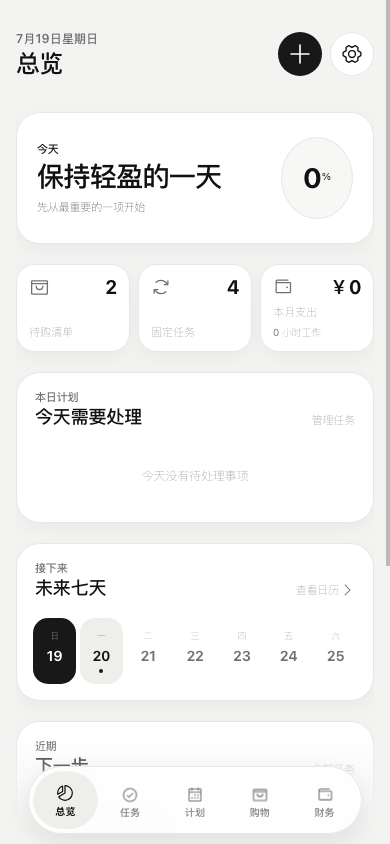
#> input picture qa/mobile-unification/00-overview-mobile.png, 390 x 844 px, given in place of 3-照片-3.jpg, which was not available
$ python make-comparisons.py
#> lines starting #> are read from the running program, lines starting #| are printed output that depends on the picture; pictures that were not available may be replaced by others from this repository, and a replacement may not be noted
from pathlib import Path

from PIL import Image, ImageDraw, ImageOps


ROOT = Path(__file__).resolve().parent
SOURCE_ROOT = Path(
    "/tmp/codex-remote-attachments/019f6aaf-6257-7fe3-8983-40abdf7de072/"
    "D631D0C3-EB3D-4E28-B314-567DA4C9029A"
)
VIEWPORT = (390, 844)


def normalize(path: Path) -> Image.Image:
    """Normalize the supplied iPhone capture without changing its proportions."""
    return ImageOps.fit(
        Image.open(path).convert("RGB"),
        VIEWPORT,
        method=Image.Resampling.LANCZOS,
        centering=(0.5, 0.5),
    )
#> returned value is the input picture: PIL image 390x844 RGB; mean R, G, B 242.6, 242.9, 242.2


def make_board(source_name: str, implementation_name: str, output_name: str) -> None:
    source = normalize(SOURCE_ROOT / source_name)
    implementation = normalize(ROOT / implementation_name)
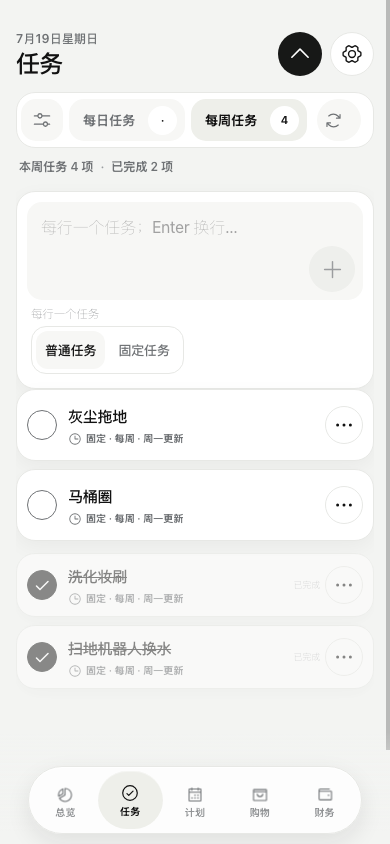
#> input picture qa/mobile-unification/01b-tasks-composer-mobile.png, 390 x 844 px
#> in normalize, returned value is the input picture: PIL image 390x844 RGB; mean R, G, B 242.3, 242.8, 241.6

    board = Image.new("RGB", (812, 886), "#E7E8E5")
    board.paste(source, (10, 32))
    board.paste(implementation, (412, 32))

    draw = ImageDraw.Draw(board)
    draw.text((10, 10), "SOURCE · iPhone capture", fill="#111111")
    draw.text((412, 10), "IMPLEMENTATION · Browser Harness 390 × 844", fill="#111111")
    board.save(ROOT / output_name, optimize=True)
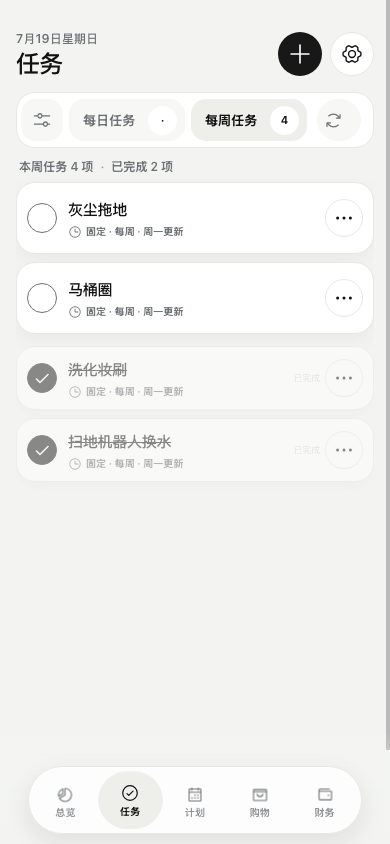
#> input picture qa/mobile-unification/01-tasks-mobile.png, 390 x 844 px, given in place of 4-照片-4.jpg, which was not available
#> in normalize, returned value is the input picture: PIL image 390x844 RGB; mean R, G, B 241.2, 241.8, 240.4
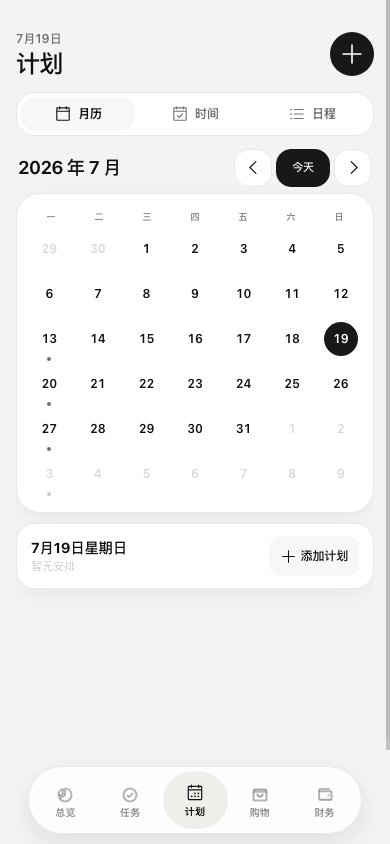
#> input picture qa/mobile-unification/02-plan-month-mobile.png, 390 x 844 px
#> in normalize, returned value is the input picture: PIL image 390x844 RGB; mean R, G, B 242.3, 242.8, 241.8
#> call 3 of make_board, with source_name = '6-照片-6.jpg', implementation_name = '05-finance-mobile.png', output_name = 'compare-finance.png'
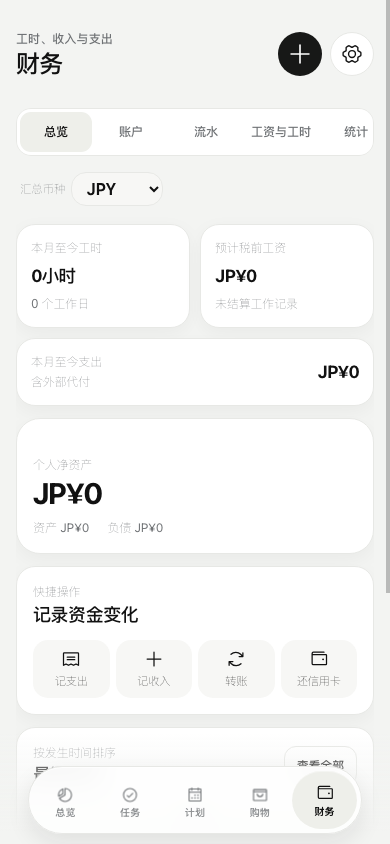
#> input picture qa/mobile-unification/05-finance-mobile.png, 390 x 844 px
#> in normalize, returned value is the input picture: PIL image 390x844 RGB; mean R, G, B 244.3, 244.8, 243.8
#> in make_board (call 3), `board.save(ROOT / output_name, optimize=True)`:
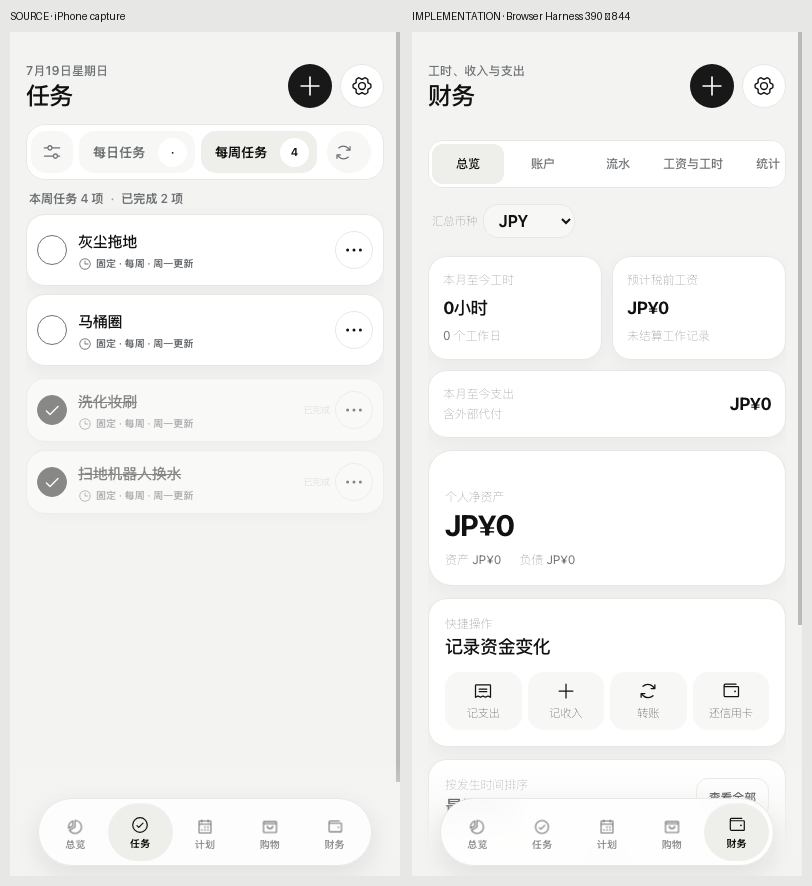
#> saved as compare-finance.png: PIL image 812x886 RGB; mean R, G, B 241.5, 242.1, 240.8


def make_focus_board(
    source_name: str,
    implementation_name: str,
    source_box: tuple[int, int, int, int],
    implementation_box: tuple[int, int, int, int],
    output_name: str,
) -> None:
#> called with source_name = '3-照片-3.jpg', implementation_name = '01b-tasks-composer-mobile.png', source_box = (16, 150, 374, 625), implementation_box = (16, 92, 374, 610), output_name = 'compare-tasks-focus.png'
    source = normalize(SOURCE_ROOT / source_name).crop(source_box)
    implementation = normalize(ROOT / implementation_name).crop(implementation_box)
    focus_size = (390, 520)
    source = ImageOps.fit(source, focus_size, method=Image.Resampling.LANCZOS)
#> source: PIL image 390x520 RGB
    implementation = ImageOps.fit(implementation, focus_size, method=Image.Resampling.LANCZOS)
#> implementation: PIL image 390x520 RGB

    board = Image.new("RGB", (812, 562), "#E7E8E5")
#> board: PIL image 812x562 RGB
    board.paste(source, (10, 32))
    board.paste(implementation, (412, 32))
    draw = ImageDraw.Draw(board)
    draw.text((10, 10), "SOURCE · focused controls", fill="#111111")
    draw.text((412, 10), "IMPLEMENTATION · focused controls", fill="#111111")
    board.save(ROOT / output_name, optimize=True)


make_board("3-照片-3.jpg", "01b-tasks-composer-mobile.png", "compare-tasks.png")
make_board("4-照片-4.jpg", "02-plan-month-mobile.png", "compare-plan-month.png")
make_board("6-照片-6.jpg", "05-finance-mobile.png", "compare-finance.png")
make_focus_board(
    "3-照片-3.jpg",
    "01b-tasks-composer-mobile.png",
    (16, 150, 374, 625),
    (16, 92, 374, 610),
    "compare-tasks-focus.png",
)
make_focus_board(
    "4-照片-4.jpg",
    "02-plan-month-mobile.png",
    (16, 175, 374, 700),
    (16, 90, 374, 590),
    "compare-plan-month-focus.png",
)
make_focus_board(
    "6-照片-6.jpg",
    "05-finance-mobile.png",
    (16, 140, 374, 620),
    (16, 90, 374, 610),
    "compare-finance-focus.png",
)
#> call 3 of make_focus_board, with source_name = '6-照片-6.jpg', implementation_name = '05-finance-mobile.png', source_box = (16, 140, 374, 620), implementation_box = (16, 90, 374, 610), output_name = 'compare-finance-focus.png'
#> in make_focus_board (call 3), `implementation = ImageOps.fit(implementation, focus_size, method=Image..`:
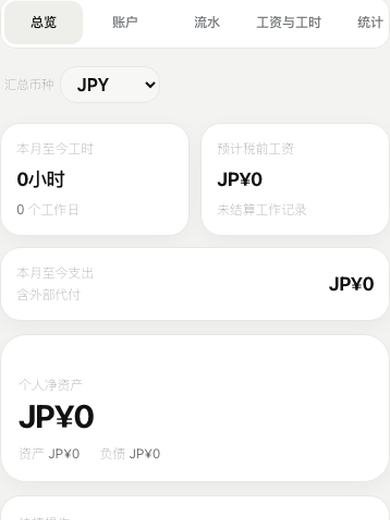
#> implementation: PIL image 390x520 RGB; mean R, G, B 247.7, 248, 247.4
#> in make_focus_board (call 3), `board.save(ROOT / output_name, optimize=True)`:
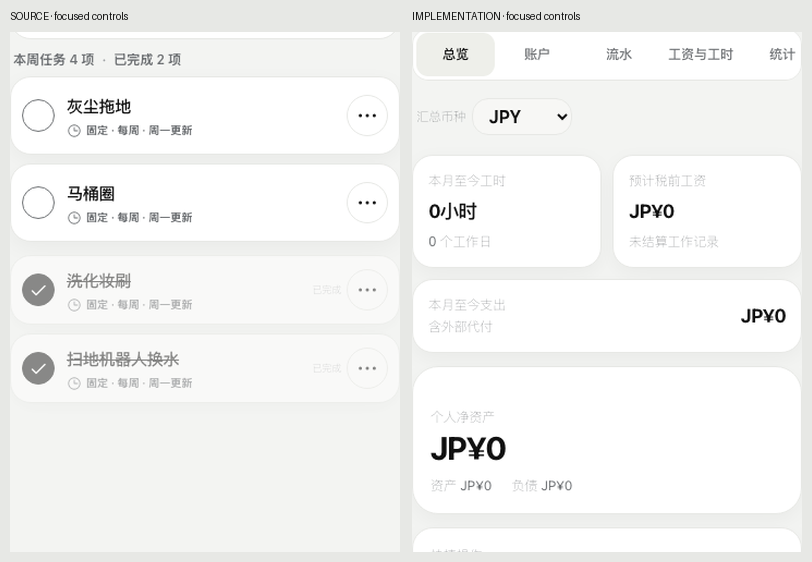
#> saved as compare-finance-focus.png: PIL image 812x562 RGB; mean R, G, B 243.6, 244.1, 243
